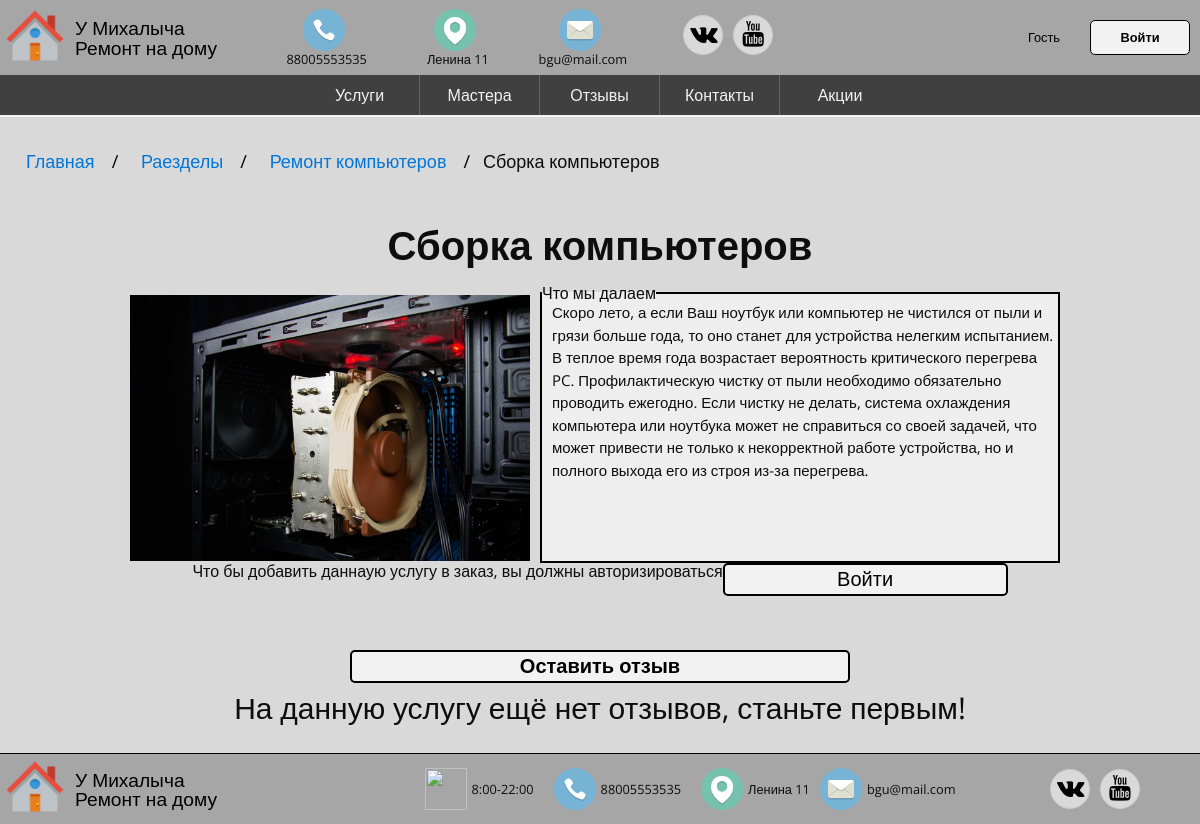
The app's page /services/1/ with its own data.
### remontPC/apps/services/models.py (models this page shows, shortened)
class Service(models.Model):
    service_name = models.CharField('Название услуги', max_length = 200)
    service_mainservice = models.ForeignKey(MainService, on_delete = models.CASCADE, null =True)
    service_price = models.FloatField('Цена услуги')
    service_description = models.TextField('Описание услуги')
    service_averagetime = models.IntegerField('Среднее время')
    service_images = models.ImageField(null = True)
    class Meta:
        verbose_name = 'Услуга'
        verbose_name_plural = 'Услуги'

### remontPC/apps/mainservices/models.py (models this page shows, shortened)
class MainService(models.Model):
    mainservice_name = models.CharField('Название раздела', max_length= 200)
    mainservice_description = models.TextField('Описание раздела')
    mainservice_images = models.ImageField(null = True)
    class Meta:
        verbose_name = 'Раздел'
        verbose_name_plural = 'Разделы'

### remontPC/apps/services/views.py (the view)
# urls.py: path('<int:service_id>/', views.servicedetail, name = 'servicedetail'),
def servicedetail(request, service_id):
    s = Service.objects.get( id = service_id )
    mainserviceservices_list = Service.objects.filter( service_mainservice = s.service_mainservice )
    salesserviceservices_list = Sale.objects.filter( sale_service = s )
    servicereviews_list = Review.objects.filter(review_service = s)
    service_list = get_object_or_404(Service, id=service_id)
    cartservice_form = CartAddServiceForm()
    paginator = Paginator(servicereviews_list, 2)
    page = request.GET.get('page')
    try:
        reviews = paginator.page(page)
    except PageNotAnInteger:
        reviews = paginator.page(1)
    except EmptyPage:
        reviews = paginator.page(paginator.num_pages)
    return render(request, 'services/service.html', {'s':s, 'servicereviews_list':servicereviews_list, 'mainserviceservices_list':mainserviceservices_list, 'salesserviceservices_list':salesserviceservices_list,'cartservice_form':cartservice_form, 'reviews': reviews, 'service_list':service_list})

### remontPC/apps/cart/context_processors.py (called while the page is built)
def cart(request):
    return {'cart': Cart(request)}

### remontPC/templates/services/service.html (shortened to what this page needs)
<!DOCTYPE html>
{% load static %}
<html lang="ru">
    <head>
        <link rel="stylesheet" href="{% static 'remontPC/css/main.css' %}">
        <link rel="stylesheet" href="{% static 'remontPC/lightzoom/style.css' %}" type="text/css">
		<link rel="stylesheet" href="https://maxcdn.bootstrapcdn.com/font-awesome/4.7.0/css/font-awesome.min.css">
    </head>
    <body>
    <header>
        <div class = "mainheader">
			<div class="logo">
			<a class="imgA" href="{% url 'main:index' %}"><img src="{% static 'remontPC/image/home.png' %}" alt=""></a>
 			<p><a href="{% url 'main:index' %}">У Михалыча<br/>Ремонт на дому</a></p>
			</div>
				<div class="contacts">
					<div class="phone"><a href="{% url 'users:contacts' %}"><img src="{% static 'remontPC/image/phone.jpg' %}" alt=""></a>
					88005553535</div>
					<div class="geol"><a href="{% url 'users:contacts' %}"><img src="{% static 'remontPC/image/geol.png' %}" alt=""></a>
					Ленина 11</div>
					<div class="mail"><a href="{% url 'users:writeus' %}"><img src="{% static 'remontPC/image/mail.png' %}" alt=""></a>
					bgu@mail.com</div>
				</div>
				<div class="Sochseti">
					<div class="vk">
						<a href="#" target="_blank"><i class="fa fa-vk fa-2x"></i></a>
					</div>
					<div class="youtube">
						<a href="#" target="_blank"><i class="fa fa-youtube fa-2x"></i></a>
					</div>
				</div>
				<div class="login">
                    {% if user.is_authenticated %}
                    <img src="{% static 'remontPC/image/icon.png' %}" alt="">
                    <p><a href="{% url 'users:client' user.id %}">{{user.username}}</a></p>
                    <div class="cart">
                        {% with total_items=cart|length %}
                            {% if cart|length > 0 %}
                                У вас в заказе:
                                <a href="{% url 'cart:cart_detail' %}">
                                    {{ total_items }} услуга{{ total_items|pluralize }},
                                    на сумму {{ cart.get_total_price }} руб.
                                </a>
                            {% else %}
                                Ваша карзина пуста
                            {% endif %}
                        {% endwith %}
                    </div>
					<div class="korzina"><a href="{% url 'cart:cart_detail' %}"><img src="{% static 'remontPC/image/korzina.png' %}" alt=""></a>
					</div>
					<a href="{% url 'logout' %}" class="button">Выйти</a>
					{% else %}
					<p><a href="{% url 'login' %}">Гость</a></p>
					<a href="{% url 'login' %}" class="button">Войти</a>
					{% endif %}
                </div>
            </div>
	</header>
		<div class='admenu' >
			<nav id="desktop">
				<ul>
					<li><a href="{% url 'mainservices:index' %}">Услуги</a></li>
					<li><a href="{% url 'users:workers' %}">Мастера</a></li>
					<li><a href="{% url 'reviews:reviews' %}">Отзывы</a></li>
					<li><a href="{% url 'users:contacts' %}">Контакты</a></li>
					<li><a href="{% url 'sales:sales' %}">Акции</a></li>
				</ul>
			</nav>
		</div>
		<ul class="breadcrumb">
			<li><a href="{% url 'main:index' %}">Главная</a></li>
			<li><a href="{% url 'mainservices:index' %}">Раезделы</a></li>
			<li><a href="{% url 'mainservices:mainservicedetail' s.service_mainservice.id %}">{{s.service_mainservice.mainservice_name}}</a></li>
			<li class="activem">{{s.service_name}}</li>
		  </ul>
		<div class="content">
			<div class="zagolovcard">
			<h1>{{s.service_name}}</h1></div>
			<div class="podcard">
				<div class="cardpoduslugi">
					<div class="imgpodcard"><img src="{{s.service_images.url}}" width="400" alt=""></div>
					<fieldset class="opisaniepoduslugi">
					<legend class="filtrPOlegend">Что мы далаем</legend>
					<div class="salesP">
						<p>{{s.service_description}}</p>
					</div>
					</fieldset>
				</div>
				{% if user.is_authenticated %}
				<div class="podcardop">
					<fieldset class="podcardopfie">
						<div class="uslugapriceus"><img src="{% static 'remontPC/image/ruble.png' %}"  alt=""><p>{{s.service_price}} руб.</p></div>
						<div class="uslugatimeus"><img src="{% static 'remontPC/image/averagetime.png' %}"   alt=""><p>{{s.service_averagetime}} мин.</p></div>
						<form action="{% url 'cart:cart_add' s.id %}" method="post">
							{{ cartservice_form }}
							{% csrf_token %}
							<input type="submit" class="buttonadd" value="Добавить в заказ">
						</form>
					</fieldset>
				</div>
				{% else %}
				<p>Что бы добавить даннаую услугу в заказ,
					вы должны авторизироваться</p>
				<a href="{% url 'login' %}" class="buttonadd">Войти</a>
				{% endif %}
			</div>
			{% block endblock %}
			{% if reviews %}
			<h2 style="font-size: 30px; text-align: center; margin-top: 30px;">Отзывы на данную услугу</h2>
			<div class="bigbutton"><a href="{% url 'reviews:newreview' %}" class="buttonbig">Оставить отзыв</a>
			</div>
			<div class="reviewsall">
				{% for s in reviews %}
					<div class = "reviews">
						<section class="all">
							<div class="reviews-img">
								<div class="aboutreviews"><p>Мастер: {{s.review_worker}}</p><br/> Услуга: <a href="{% url 'services:servicedetail' s.review_service_id %}"> {{s.review_service}} </a></div>
								<a href="{{s.review_screenshot.url}}" class="lightzoom" title="My Caption">
								<img src="{{s.review_screenshot.url}}" alt="image">
								</a>
								<div class="reviewsby"><p>Дата: {{s.review_pubdate}}<br/>Отзыв написал(а):
									{% if s.review_name %}
										{{s.review_name}}
									{% else %}
										{{s.review_client.client_name}}
									{% endif %}
								</p></div>
							</div>
							<div class="allcomments">
								<fieldset class="dleverytaingun">
									<legend class="mealitykadsets">Ответы ({{s.reviewanswer_set.count}}) </legend>
								{% if s.reviewanswer_set.all %}
									{% for comment in s.reviewanswer_set.all %}
									<div class="comments">
											<img src="{{comment.reviewanswer_author.worker_image.url}}" alt="Avatar" style="width:90px">
											<div class="text">
												<h2>{{comment.reviewanswer_author.worker_name}}</h2>
												<p>{{comment.reviewanswer_text}}</p>
											</div>
										</div>
								{% endfor %}
								{% endif %}
							</fieldset>
							</div>
						</section>
					</div>
					{% endfor %}
				</div>
				{% block pagination %}
				<div class="pagination">
					{% if reviews.has_previous %}
						<a href="?page={{reviews.previous_page_number}}">Назад</a>
					{% endif %}
					{% for pg in reviews.paginator.page_range %}
						{% if reviews.number == pg %}
						<a class="active" href="?page={{pg}}">{{pg}}</a>
						{% else %}
						<a href="?page={{pg}}">{{pg}}</a>
						{% endif %}
					{% endfor %}
					{% if reviews.has_next %}
						<a href="?page={{reviews.next_page_number}}">Далее</a>
					{% endif %}
				</div>
					{% endblock %}
				{% else %}
				<div class="bigbutton"><a href="{% url 'reviews:newreview' %}" class="buttonbig">Оставить отзыв</a>
				</div>
				<h2 style="font-size: 30px; text-align: center; margin-top: 10px; margin-bottom: 30px;">На данную услугу ещё нет отзывов, станьте первым!</h2>
				{% endif %}
		{% endblock %}
		</div>
		<footer >
			<div class="mainfooter">
				<div class="logo">
				<img src="{% static 'remontPC/image/home.png' %}" alt="">
	 			<p><a href="{% url 'main:index' %}">У Михалыча<br/>Ремонт на дому</a></p>
				</div>
					<div class="contacts">
						<div class="time"><a href="{% url 'users:contacts' %}"><img src="{% static 'remontPC/image/time.png' %}" alt=""></a>
						8:00-22:00</div>
						<div class="phone"><a href="{% url 'users:contacts' %}"><img src="{% static 'remontPC/image/phone.jpg' %}" alt=""></a>
						88005553535</div>
						<div class="geol"><a href="{% url 'users:contacts' %}"><img src="{% static 'remontPC/image/geol.png' %}" alt=""></a>
						Ленина 11</div>
						<div class="mail"><a href="{% url 'users:writeus' %}"><img src="{% static 'remontPC/image/mail.png' %}" alt=""></a>
						bgu@mail.com</div>
					</div>
					<div class="Sochseti">
						<div class="vk">
							<a href="#" target="_blank"><i class="fa fa-vk fa-2x"></i></a>
						</div>
						<div class="youtube">
							<a href="#" target="_blank"><i class="fa fa-youtube fa-2x"></i></a>
						</div>
					</div>
			</div>
		</footer>
    </body>
</html>

### records on screen
Service: service_mainservice.mainservice_name "Ремонт компьютеров", service_name "Сборка компьютеров", service_images (picture), service_description "Скоро лето, а если Ваш ноутбук или компьютер не чистился от пыли и грязи больше года, то оно станет для устройства нелегким испытанием. В теплое время года возрастает вероятность критического перегрева PC. Профилактическую чистку от пыли необходимо обязательно проводить ежегодно. Если чистку не делать, система охлаждения компьютера или ноутбука может не справиться со своей задачей, что может привести не только к некорректной работе устройства, но и полного выхода его из строя из-за перегрева."
